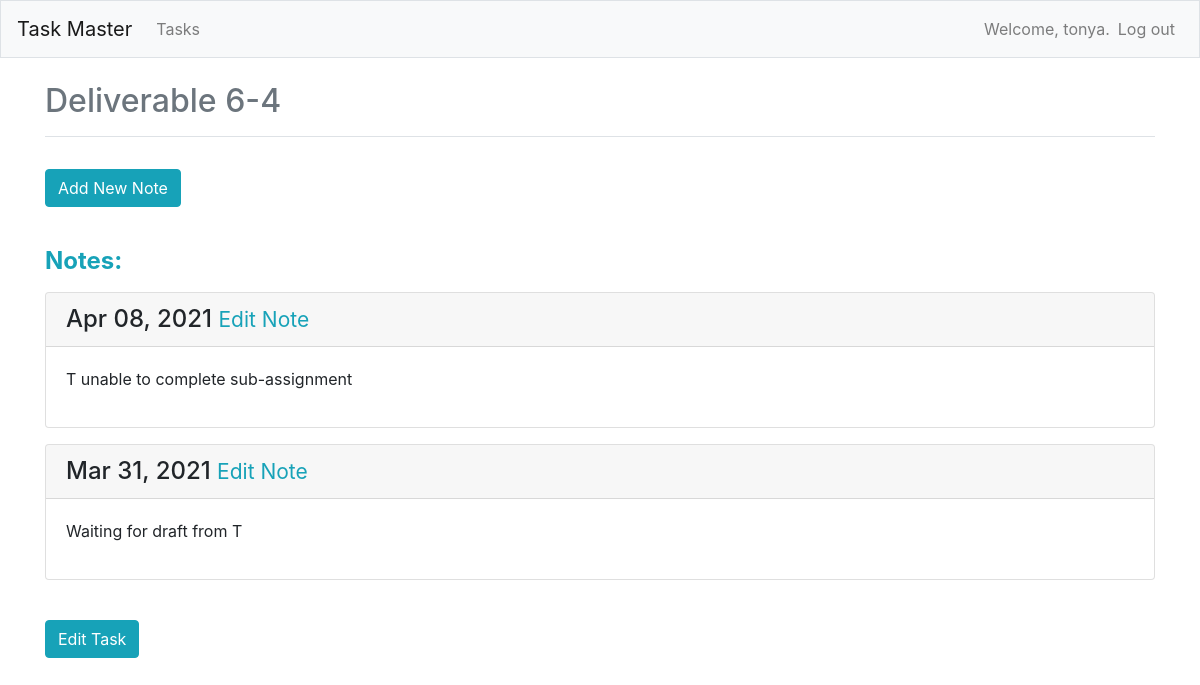
Before: /tasks/1/ (signed in) with the older database file.
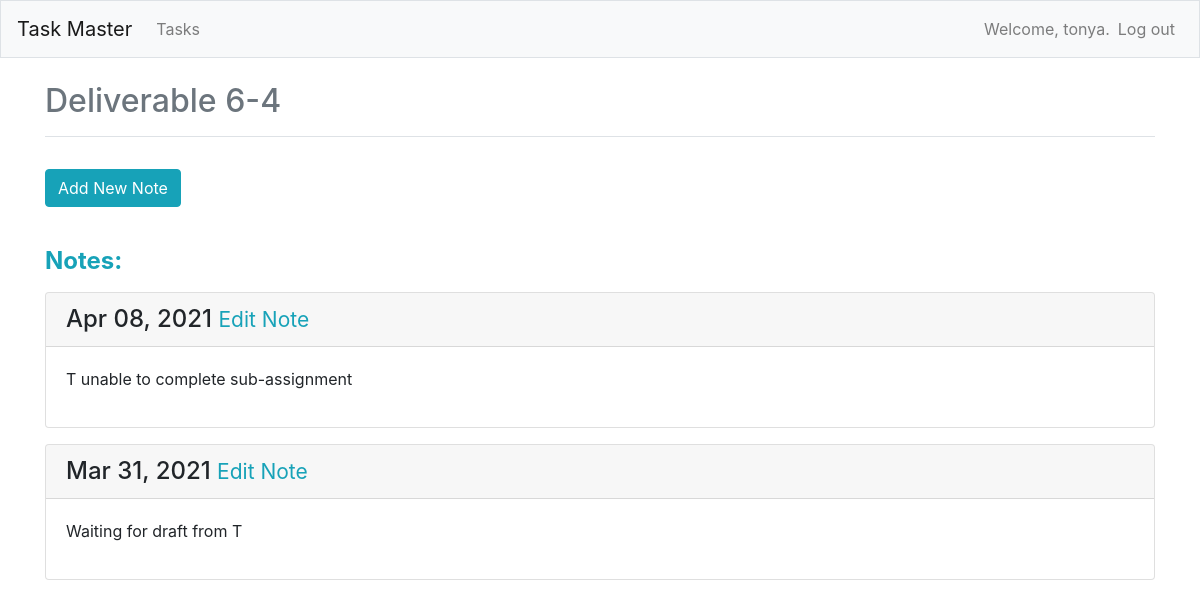
After: the same page with the newer database file.
### task_masters/views.py (the view)
# urls.py: path('tasks/<int:task_id>/', views.task, name='task'),
@login_required
def task(request, task_id):
    task = Task.objects.get(id=task_id)
    if task.owner != request.user:
        raise Http404
    notes = task.note_set.order_by('-date_added')
    context = {'task': task, 'notes': notes}
    return render(request, 'task_masters/task.html', context)

### task_masters/models.py (called while the page is built)
    def __str__(self):
        return self.name

### task_masters/templates/task_masters/task.html
{% extends "task_masters/base.html" %}
{% load bootstrap4 %}
{% block page_header %}
    <h2 class="text-muted">{{ task }}</h2>
{% endblock page_header %}
{% block content %}
    <br>
    <p>
        <a href="{% url 'task_masters:new_note' task.id %}" class="btn btn-info">Add New Note</a>
    </p>
    <br>
    <h4 class="text-info">
        <p class="font-weight-bold">Notes:</p>
    </h4>
    {% for note in notes %}
        <div class="card mb-3">
            <h4 class="card-header">
                {{ note.date_added|date:'M d, Y' }}
                <small><a href="{% url 'task_masters:edit_note' note.id %}" class="text-info">
                    Edit Note</a> </small>
            </h4>
            <div class="card-body">
                {{ note.text|linebreaks }}
            </div>
        </div>
    {% empty %}
        <p class="text-info">There are not any notes for this task yet.</p>
    {% endfor %}
    <br>
    {% if task.completed != True %}
        <a href="{% url 'task_masters:edit_task' task.id %}" class="btn btn-info">Edit Task</a>
    {% endif %}
{% endblock content %}

Changed rows visible on the page:
changed Task "Deliverable 6-4": completed False → True (drawn)
Other visible differences:
text no longer shown: "Edit Task"
